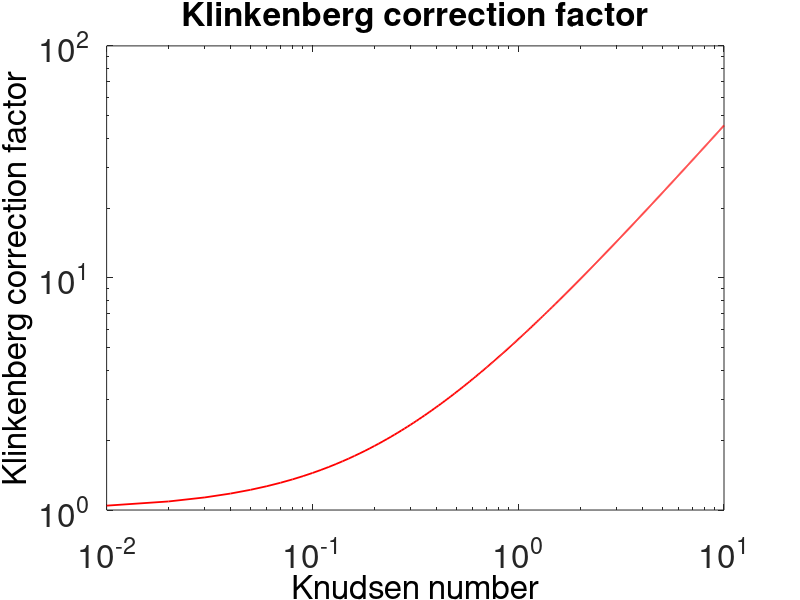

MATLAB code for this plot:
kn = linspace(0,10,1000);
c = 1.11;
fc = (1 + 4*c*kn);
loglog(kn,fc,...
    'LineWidth',1.3,...
    'color','r');

% axis([-0.1 1.1 0 (max(v_dsmc) + 0.1)]);

fontSize = 24;
hax = gca;
set(hax, 'fontsize',fontSize ...
    );

set(get(hax,'xlabel'), ...
    'String', 'Knudsen number', ...
    'fontsize',fontSize ...
    );

set(get(hax,'ylabel'), ...
    'String', 'Klinkenberg correction factor', ...
    'fontsize',fontSize ...
    );

set(get(hax,'title'), ...
    'String', 'Klinkenberg correction factor', ...
    'fontsize',fontSize ...
    );